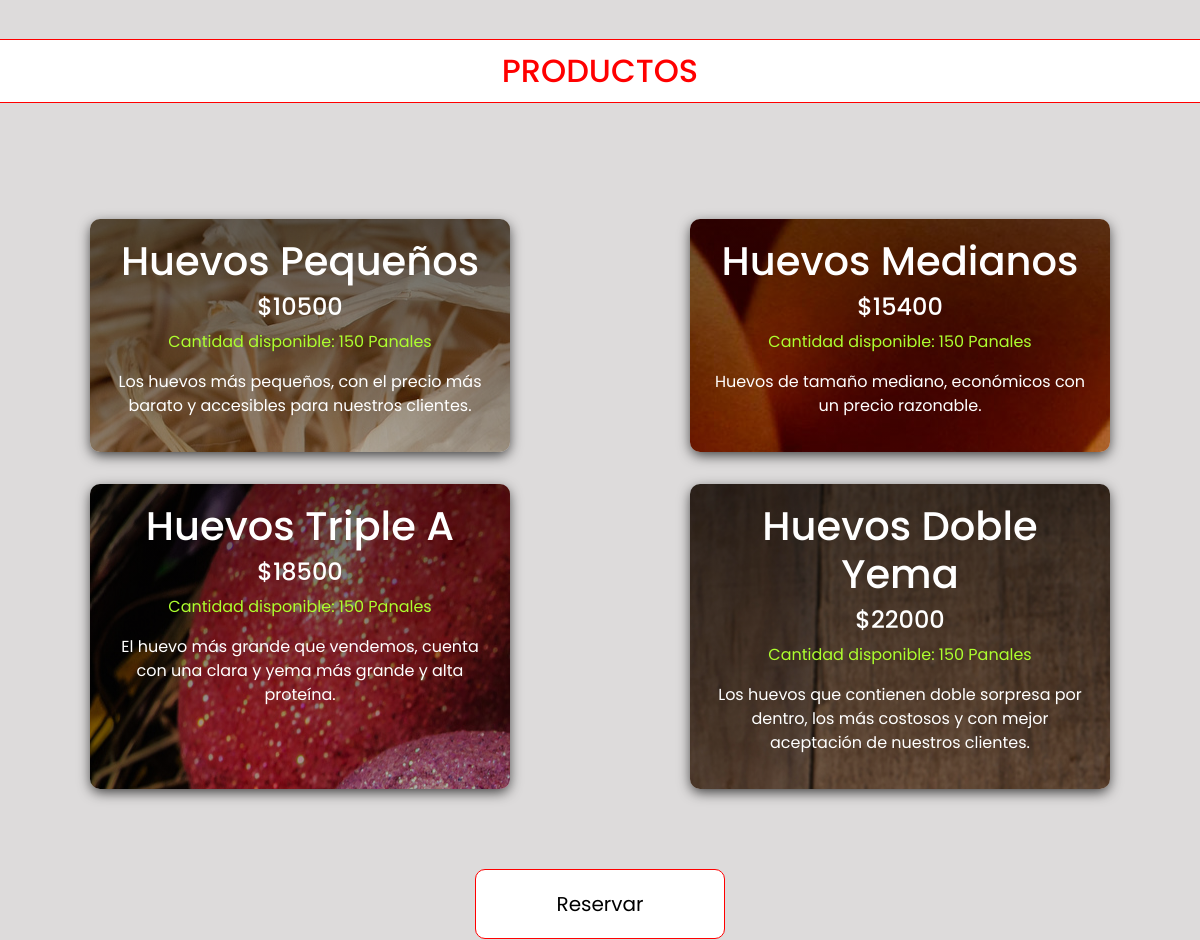
Before: / (middle part) with the older database file.
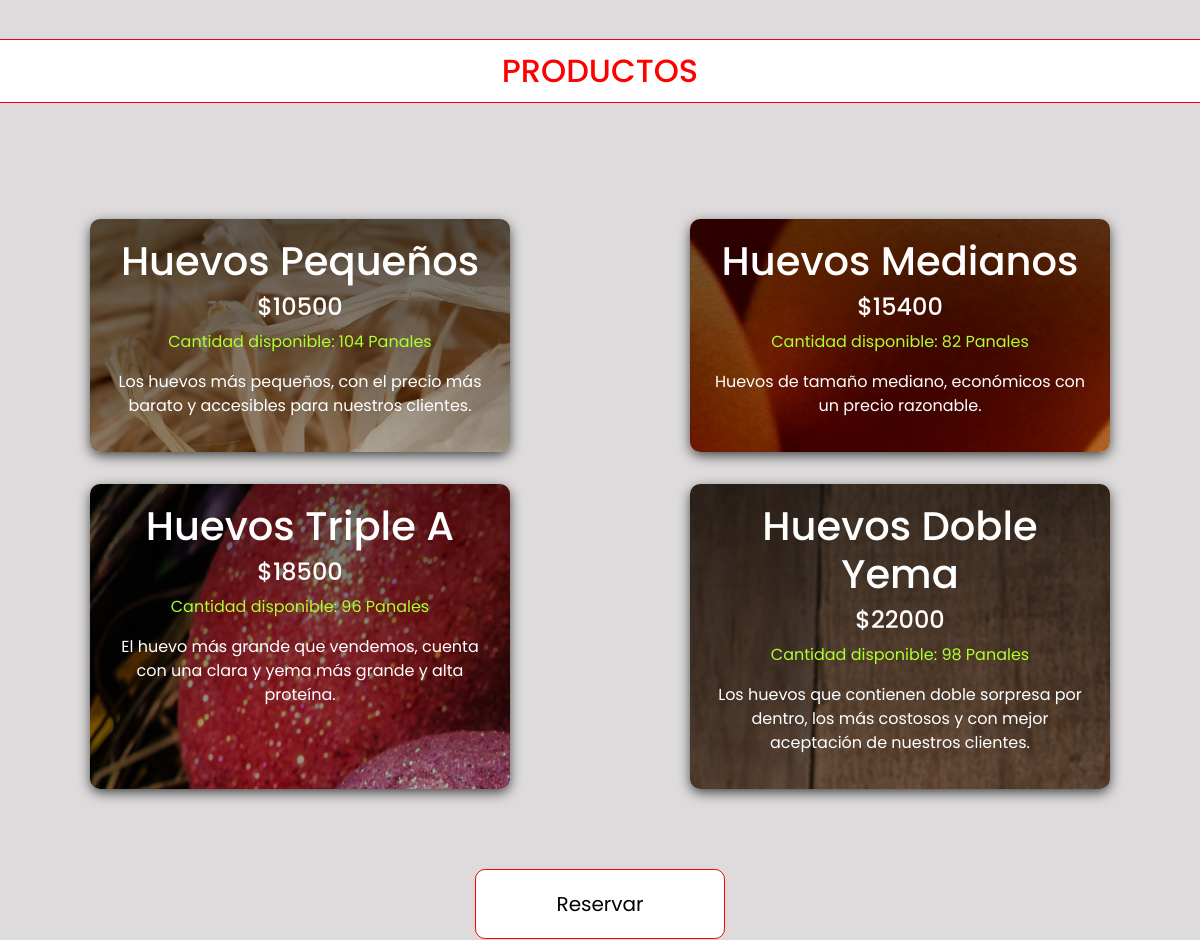
After: the same page with the newer database file.
### tables this page shows
CREATE TABLE `productos` (
  `idProducto` int(11) NOT NULL,
  `Nombre` varchar(30) NOT NULL,
  `Precio` int(11) NOT NULL,
  `Cantidad` int(11) NOT NULL,
  `Descripcion` varchar(500) NOT NULL
);

### index.php (called while the page is built, shortened)
<?php
$controller = new $controllerName();
require_once 'view/template/header.php';
require_once 'view/'.$controller->view.'.php';
require_once 'view/template/footer.php';
?>

### view/inicio.php (the view, shortened to what this page needs)
<?php
include("../hj/model/conexion.php");
$products = "SELECT * FROM productos";
$show = mysqli_query($conx, $products);
$I = array(
    "images/bg_huevos1.jpg",
    "images/bg_huevos2.jpg",
    "images/bg_huevos3.jpg",
    "images/bg_huevos4.jpg"
);
?>
<!DOCTYPE html>
<html lang="es">
<head>
    <link href="https://cdn.jsdelivr.net/npm/bootstrap@5.2.2/dist/css/bootstrap.min.css" rel="stylesheet">
    <link rel="stylesheet" href="/hj/css/inicio.css">
</head>
<body style="background-color:rgb(221, 219, 219);">
    <div id="carouselExampleControls" class="carousel slide" data-bs-ride="carousel">
        <button class="carousel-control-prev" type="button" data-bs-target="#carouselExampleControls" data-bs-slide="prev">
        </button>
        <button class="carousel-control-next" type="button" data-bs-target="#carouselExampleControls" data-bs-slide="next">
        </button>
    </div>
    <?php $nImg = 0; ?>
    <section id="productos">
        <h1 class="barrita">PRODUCTOS</h1>
        <div class="productos">
            <?php while ($row = mysqli_fetch_assoc($show)) { ?>
                <div class="pedaso" style="background: linear-gradient(rgba(0, 0, 0, 0.6), rgba(0, 0, 0, 0.3)), url(<?php echo $I[$nImg]; ?>);">
                    <?php $nImg = $nImg + 1; ?>
                    <h1><?php echo $row["Nombre"] ?></h1>
                    <h4 id="coin">$<?php echo $row["Precio"] ?></h4>
                    <p style="color: greenyellow">
                        Cantidad disponible: <?php echo $row["Cantidad"] ?> <?php if($row["Cantidad"]==1){echo 'Panal';}else{echo 'Panales';} ?>
                    </p>
                    <p><?php echo $row["Descripcion"] ?></p>
                </div>
            <?php }
            mysqli_free_result($show); ?>
        </div>
    </section>
    <section id="reservar">
        <center>
            <button type="button" class="btn-rsv" data-bs-html="true" data-bs-toggle="popover" data-bs-placement="bottom" data-bs-custom-class="custom-popover" data-bs-title="¡HAZ TU RESERVA YA!" data-bs-content="Debes <a href='/hj/view/login.php'>iniciar sesión</a> para realizar una reserva.">
                Reservar
            </button>
        </center>
    </section>
</body>
</html>

### view/template/header.php (shortened to what this page needs)
<!DOCTYPE html>
<html lang="es">
<head>
	<link rel="stylesheet" href="https://unpkg.com/boxicons@latest/css/boxicons.min.css">
	<link href="https://cdn.jsdelivr.net/npm/bootstrap@5.2.2/dist/css/bootstrap.min.css" rel="stylesheet">
	<link rel="stylesheet" href="/hj/css/header.css">
</head>
<body>
</body>
</html>

### view/template/footer.php (shortened to what this page needs)
<!DOCTYPE html>
<html lang="es">
<head>
    <link href="https://cdn.jsdelivr.net/npm/bootstrap@5.2.2/dist/css/bootstrap.min.css" rel="stylesheet">
    <link rel="stylesheet" href="/hj/css/footer.css">
</head>
<body>
</body>
</html>

### css/header.css (style rules this page uses)
* { font-family: Poppins; }
:root { --body-color: white; --primary-color: red; --secondary-color: orange; }

### css/inicio.css (style rules this page uses)
* { font-family: Poppins; }
:root { --body-color: white; --primary-color: red; --secondary-color: orange; --background-color: #b8b4b1; }
.barrita { background:var(--body-color); padding: 12px; margin-top: 20px; text-align: center; border-top: 1px solid var(--primary-color); border-bottom: 1px solid var(--primary-color); color: var(--primary-color); font-size: 2rem; }
.productos { display: grid; margin-top: 100px; grid-template-columns: 1fr 1fr; justify-items: center; }
.pedaso { text-align: center; color: var(--body-color); border-radius: 10px; margin: 1rem; width: 70%; padding: 3%; -webkit-box-shadow: 0px 4px 13px -1px rgba(0,0,0,0.75); -moz-box-shadow: 0px 4px 13px -1px rgba(0,0,0,0.75); box-shadow: 0px 4px 13px -1px rgba(0,0,0,0.75); }
#reservar { margin: 4em 0; }
.btn-rsv { width: 250px; height: 70px; border-radius: 10px; background-color: white; font-size: 20px; border: var(--primary-color) 1px solid ; transition: .1s; transition-timing-function: ease-in-out; }
.carousel { margin-top: 60px; padding: 20px; }

### css/footer.css (style rules this page uses)
:root { --fondo:linear-gradient(#fdfdfd, #dbdada); }

Changed rows visible on the page:
changed productos "Huevos Pequeños": Cantidad "150" → "104"
changed productos "Huevos Medianos": Cantidad "150" → "82"
changed productos "Huevos Triple A": Cantidad "150" → "96"
changed productos "Huevos Doble Yema": Cantidad "150" → "98"
